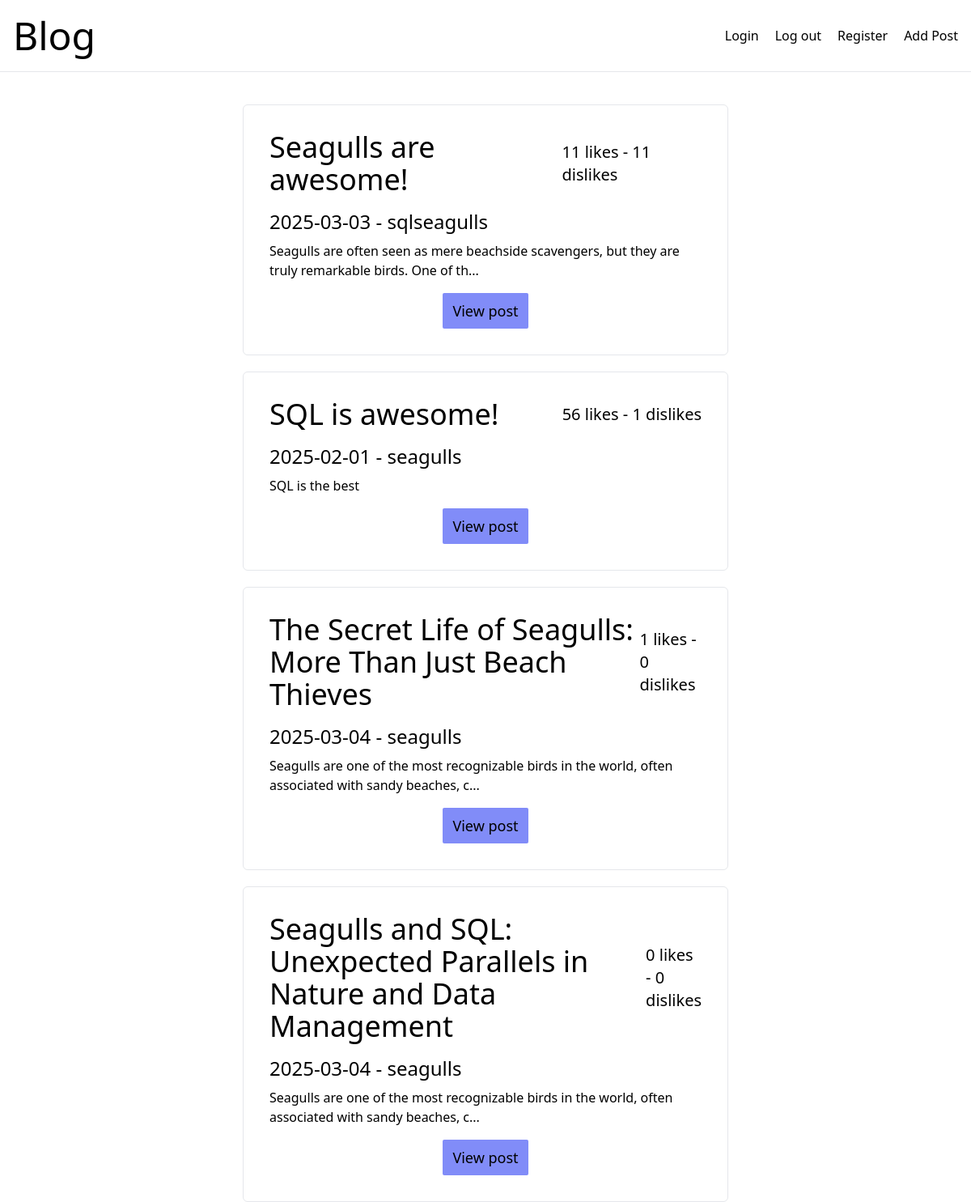
The page / on the database its author committed.
### tables this page shows
CREATE TABLE `posts` (
  `id` int(11) unsigned NOT NULL AUTO_INCREMENT,
  `title` varchar(255) NOT NULL,
  `username_id` varchar(255) NOT NULL,
  `content` text DEFAULT NULL,
  `date_posted` date NOT NULL,
  `category_id` int(11) DEFAULT NULL,
  `likes` int(11) NOT NULL DEFAULT 0,
  `dislikes` int(11) NOT NULL DEFAULT 0,
  `time_posted` time NOT NULL,
  PRIMARY KEY (`id`)
);

CREATE TABLE `users` (
  `id` int(11) unsigned NOT NULL AUTO_INCREMENT,
  `username` varchar(255) NOT NULL,
  `password` char(60) NOT NULL,
  `email` varchar(255) NOT NULL,
  PRIMARY KEY (`id`)
);

### src/models/PostsModel.php (called while the page is built, shortened)
<?php
class PostsModel
{
    public PDO $db;
    public function __construct(PDO $db)
    {
        $this->db = $db;
    }
    public function getAll(): array
    {
        $query = $this->db->prepare(
    'SELECT `posts`.`title`, `posts` . `id`, `posts` . `content`, `posts` . `date_posted` , `posts` . `time_posted`, `users` . `username`, `posts` . `likes`, `posts` . `dislikes`
            FROM `posts`
            JOIN `users` ON `users` . `id` = `posts` . `username_id`;');
        $query->setFetchMode(PDO::FETCH_CLASS, PostEntity::class);
        $query->execute();
        return $query->fetchAll();
    }
}

### src/services/PostDisplayService.php (the view, shortened to what this page needs)
<?php
class PostDisplayService
{
    static public function displayAllPosts(array $posts): string
    {
            $output = '';
            foreach ($posts as $post) {
                if (strlen($post->content) > 100){
                    $content = substr($post->content, 0,100);
                    $content .= '...';
                } else {
                    $content = $post->content;
                }
                $output .= '<article class="p-8 border border-solid rounded-md">';
                $output .= '<div class="flex justify-between items-center flex-col md:flex-row mb-4">';
                $output .= "<h2 class='text-4xl'>$post->title</h2>";
                $output .= "<span class='text-xl'>$post->likes likes - $post->dislikes dislikes</span>";
                $output .= '</div>';
                $output .= "<p class='text-2xl mb-2'>$post->date_posted - $post->username</p>";
                $output .= "<p>$content</p>";
                $output .= '<div class="flex justify-center">';
                $output .= "<a class='px-3 py-2 mt-4 text-lg bg-indigo-400 hover:bg-indigo-700 hover:text-white transition inline-block rounded-sm' href='singlePost.php?id={$post->id}'>View post</a>";
                $output .= '</div>';
                $output .= '</article>';
            }
        return $output;
    }
}

### header.php (shortened to what this page needs)
<!DOCTYPE html>
<html lang="en">
<head>
    <script src="https://cdn.tailwindcss.com"></script>
</head>
<body class="selection:bg-teal-200">
<nav class="flex justify-between items-center py-5 px-4 mb-10 border-b border-solid">
    <a href="index.php"><h1 class="text-5xl">Blog</h1></a>
    <div class="flex gap-5">
        <a href="login.php">Login</a>
        <a href="logout.php">Log out</a>
        <a href="userRegistration.php">Register</a>
        <a href="addPosts.php">Add Post</a>
    </div>
</nav>

### index.php (shortened to what this page needs)
<?php
require_once 'src/services/DatabaseConnectionService.php';
require_once 'src/models/PostsModel.php';
require_once 'src/services/PostDisplayService.php';
$db = DatabaseConnectionService::connect();
$PostsModel = new PostsModel($db);
$posts = $PostsModel->getAll();
include_once 'header.php';
?>
<body class="selection:bg-teal-200">
<section class="container lg:w-1/2 mx-auto flex flex-col gap-5">
    <?php
    echo PostDisplayService::displayAllPosts($posts);
    ?>
</section>
</body>
</html>

### rows shown on the page
posts: title "Seagulls are awesome!", likes "11", dislikes "11", date_posted "2025-03-03", users.username "sqlseagulls", content "Seagulls are often seen as mere beachside scavengers, but they are truly remarkable birds. One of th..."
posts: title "SQL is awesome!", likes "56", dislikes "1", date_posted "2025-02-01", users.username "seagulls", content "SQL is the best"
posts: title "The Secret Life of Seagulls: More Than Just Beach Thieves", likes "1", dislikes "0", date_posted "2025-03-04", users.username "seagulls", content "Seagulls are one of the most recognizable birds in the world, often associated with sandy beaches, c..."
posts: title "Seagulls and SQL: Unexpected Parallels in Nature and Data Management", likes "0", dislikes "0", date_posted "2025-03-04", users.username "seagulls", content "Seagulls are one of the most recognizable birds in the world, often associated with sandy beaches, c..."
